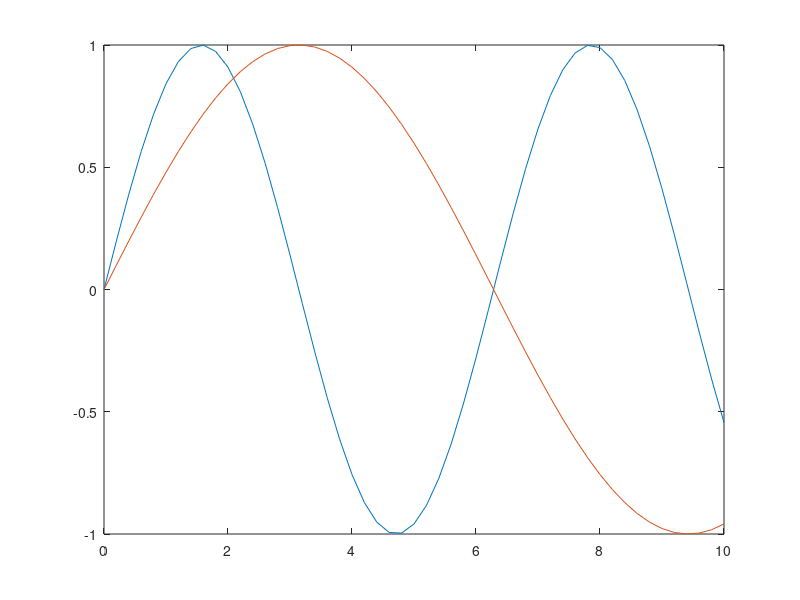

The MATLAB source for this figure:
%x contains 50 different values between 0 and 10 
%% with a step size of 0.2 
x = 0:0.2:10;
%% y1 variable holds the sine of the variable x
y1 = sin(x);
%% finally, i will plot the values of variable x vs y1
plot(x,y1)

%%% now if we want to add another plot to the same figure
%%% we can do it using the reserved word
%%% hold on

hold on;

%% hold on tells matlab not to create another figure

%% now i want to plot x versus sin(x/2)
y2 = sin(x/2)
plot(x,y2)



